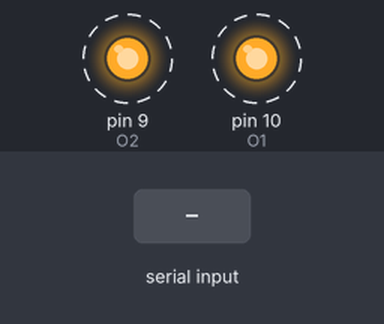
Bench run of a sketch on a simulated Arduino Uno, built with avr-gcc and run on an emulated ATmega328P. On the bench: output pins drawn as LEDs (lit = HIGH). Dashed ring = blinking. The test bench sets the inputs (shaded band).

Above: at 1.2 s.
1.3 s: "5\n" received over Serial
At 3.9 s:
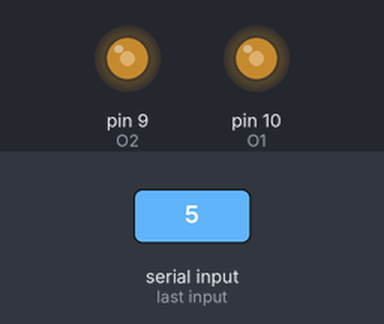
4.3 s: "90,45\n" received over Serial
7.3 s: "30,150\n" received over Serial
At 9.28 s:
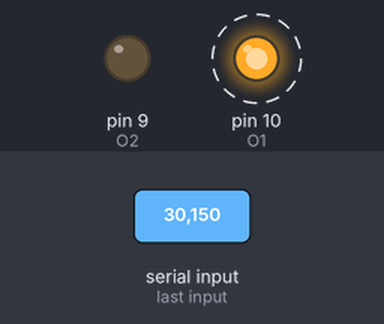
At 10.2 s:
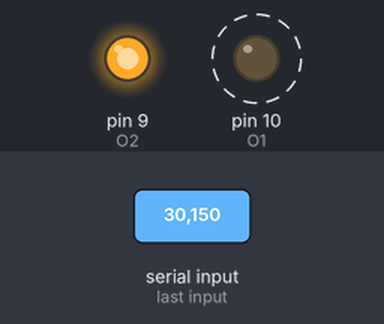
10.3 s: "90\n" received over Serial
Timing chart, 0 to 14.3 s (numbered marks = the images above; inputs shaded):
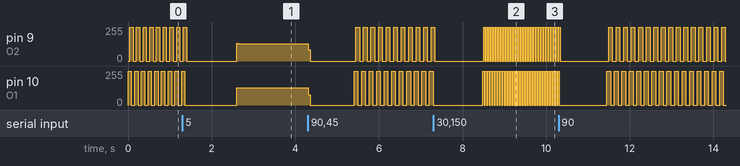

Measured:
- after the input at 7.3 s, pin 10 (O1): alternates 255/255 for 0.03 s and 0/255 for 0.03 s, starting after 1.2 s

The sketch:

varFreq.ino
```cpp
#define O0 11
#define O1 10
#define O2 9
#define O3 6
#define O4 5
int t=80;

void setup() {
  // put your setup code here, to run once:
Serial.begin(9600);
pinMode(O1,OUTPUT);
pinMode(O2,OUTPUT);

}

void loop() {

  digitalWrite(O1,HIGH);
  delay(t/2);
  digitalWrite(O2,HIGH);
  delay(t/2);
  digitalWrite(O1,LOW);
  delay(t/2);
  digitalWrite(O2,LOW);
  delay(t/2);

   if (Serial.available()>0)
   {
        t = (Serial.readString()).toInt();
      delay(100);
   }

}
```
